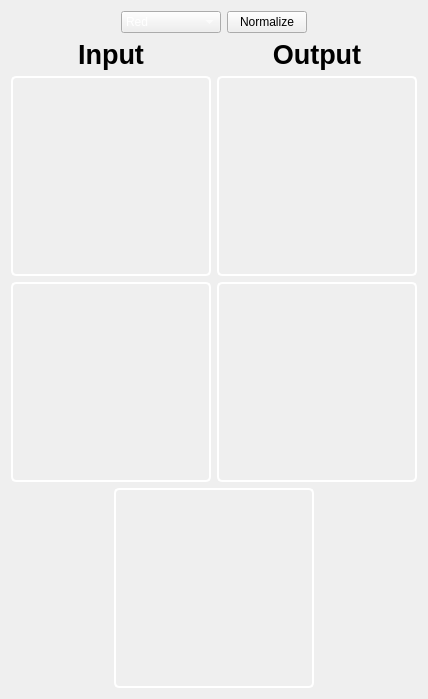
          <widget class="QWidget" name="tab_3">
           <attribute name="title">
            <string>Histogram</string>
           </attribute>
           <layout class="QVBoxLayout" name="verticalLayout_28">
            <item>
             <layout class="QHBoxLayout" name="horizontalLayout_23">
              <item>
               <spacer name="horizontalSpacer_6">
                <property name="orientation">
                 <enum>Qt::Horizontal</enum>
                </property>
                <property name="sizeHint" stdset="0">
                 <size>
                  <width>40</width>
                  <height>20</height>
                 </size>
                </property>
               </spacer>
              </item>
              <item>
               <widget class="QComboBox" name="boxRGB">
                <property name="sizePolicy">
                 <sizepolicy hsizetype="Fixed" vsizetype="Fixed">
                  <horstretch>0</horstretch>
                  <verstretch>0</verstretch>
                 </sizepolicy>
                </property>
                <property name="minimumSize">
                 <size>
                  <width>100</width>
                  <height>0</height>
                 </size>
                </property>
                <property name="maximumSize">
                 <size>
                  <width>16777215</width>
                  <height>25</height>
                 </size>
                </property>
                <property name="styleSheet">
                 <string notr="true">color: white;</string>
                </property>
                <item>
                 <property name="text">
                  <string>Red</string>
                 </property>
                </item>
                <item>
                 <property name="text">
                  <string>Green</string>
                 </property>
                </item>
                <item>
                 <property name="text">
                  <string>Blue</string>
                 </property>
                </item>
                <item>
                 <property name="text">
                  <string>Gray</string>
                 </property>
                </item>
               </widget>
              </item>
              <item>
               <widget class="QPushButton" name="btnNorm">
                <property name="sizePolicy">
                 <sizepolicy hsizetype="Fixed" vsizetype="Fixed">
                  <horstretch>0</horstretch>
                  <verstretch>0</verstretch>
                 </sizepolicy>
                </property>
                <property name="maximumSize">
                 <size>
                  <width>16777215</width>
                  <height>25</height>
                 </size>
                </property>
                <property name="text">
                 <string>Normalize</string>
                </property>
               </widget>
              </item>
              <item>
               <spacer name="horizontalSpacer_8">
                <property name="orientation">
                 <enum>Qt::Horizontal</enum>
                </property>
                <property name="sizeHint" stdset="0">
                 <size>
                  <width>40</width>
                  <height>20</height>
                 </size>
                </property>
               </spacer>
              </item>
             </layout>
            </item>
            <item>
             <layout class="QHBoxLayout" name="horizontalLayout_22">
              <item>
               <layout class="QVBoxLayout" name="verticalLayout_27">
                <item>
                 <widget class="QLabel" name="label_25">
                  <property name="styleSheet">
                   <string notr="true">font-size: 20pt;
font-weight: bold;
background: transparent;
</string>
                  </property>
                  <property name="text">
                   <string>Input</string>
                  </property>
                  <property name="alignment">
                   <set>Qt::AlignCenter</set>
                  </property>
                 </widget>
                </item>
                <item>
                 <widget class="QGraphicsView" name="graphicsView_10">
                  <property name="sizePolicy">
                   <sizepolicy hsizetype="Fixed" vsizetype="Fixed">
                    <horstretch>0</horstretch>
                    <verstretch>0</verstretch>
                   </sizepolicy>
                  </property>
                  <property name="minimumSize">
                   <size>
                    <width>200</width>
                    <height>200</height>
                   </size>
                  </property>
                  <property name="maximumSize">
                   <size>
                    <width>200</width>
                    <height>200</height>
                   </size>
                  </property>
                  <property name="styleSheet">
                   <string notr="true">QFrame {
    border: 2px solid white;
    border-radius: 5px; /* Optional: Add border radius for rounded corners */
	background: transparent;
}</string>
                  </property>
                 </widget>
                </item>
                <item>
                 <widget class="QGraphicsView" name="graphicsView_17">
                  <property name="sizePolicy">
                   <sizepolicy hsizetype="Fixed" vsizetype="Fixed">
                    <horstretch>0</horstretch>
                    <verstretch>0</verstretch>
                   </sizepolicy>
                  </property>
                  <property name="minimumSize">
                   <size>
                    <width>200</width>
                    <height>200</height>
                   </size>
                  </property>
                  <property name="maximumSize">
                   <size>
                    <width>200</width>
                    <height>200</height>
                   </size>
                  </property>
                  <property name="styleSheet">
                   <string notr="true">QFrame {
    border: 2px solid white;
    border-radius: 5px; /* Optional: Add border radius for rounded corners */
	background: transparent;
}</string>
                  </property>
                 </widget>
                </item>
               </layout>
              </item>
              <item>
               <layout class="QVBoxLayout" name="verticalLayout_26">
                <item>
                 <widget class="QLabel" name="label_24">
                  <property name="styleSheet">
                   <string notr="true">font-size: 20pt;
font-weight: bold;
background: transparent;
</string>
                  </property>
                  <property name="text">
                   <string>Output</string>
                  </property>
                  <property name="alignment">
                   <set>Qt::AlignCenter</set>
                  </property>
                 </widget>
                </item>
                <item>
                 <widget class="QGraphicsView" name="graphicsView_15">
                  <property name="sizePolicy">
                   <sizepolicy hsizetype="Fixed" vsizetype="Fixed">
                    <horstretch>0</horstretch>
                    <verstretch>0</verstretch>
                   </sizepolicy>
                  </property>
                  <property name="minimumSize">
                   <size>
                    <width>200</width>
                    <height>200</height>
                   </size>
                  </property>
                  <property name="maximumSize">
                   <size>
                    <width>200</width>
                    <height>200</height>
                   </size>
                  </property>
                  <property name="styleSheet">
                   <string notr="true">QFrame {
    border: 2px solid white;
    border-radius: 5px; /* Optional: Add border radius for rounded corners */
	background: transparent;
}</string>
                  </property>
                 </widget>
                </item>
                <item>
                 <widget class="QGraphicsView" name="graphicsView_16">
                  <property name="sizePolicy">
                   <sizepolicy hsizetype="Fixed" vsizetype="Fixed">
                    <horstretch>0</horstretch>
                    <verstretch>0</verstretch>
                   </sizepolicy>
                  </property>
                  <property name="minimumSize">
                   <size>
                    <width>200</width>
                    <height>200</height>
                   </size>
                  </property>
                  <property name="maximumSize">
                   <size>
                    <width>200</width>
                    <height>200</height>
                   </size>
                  </property>
                  <property name="styleSheet">
                   <string notr="true">QFrame {
    border: 2px solid white;
    border-radius: 5px; /* Optional: Add border radius for rounded corners */
	background: transparent;
}</string>
                  </property>
                 </widget>
                </item>
               </layout>
              </item>
             </layout>
            </item>
            <item>
             <layout class="QHBoxLayout" name="horizontalLayout_37">
              <item>
               <widget class="QGraphicsView" name="graphicsView_18">
                <property name="sizePolicy">
                 <sizepolicy hsizetype="Fixed" vsizetype="Fixed">
                  <horstretch>0</horstretch>
                  <verstretch>0</verstretch>
                 </sizepolicy>
                </property>
                <property name="minimumSize">
                 <size>
                  <width>200</width>
                  <height>200</height>
                 </size>
                </property>
                <property name="maximumSize">
                 <size>
                  <width>200</width>
                  <height>200</height>
                 </size>
                </property>
                <property name="styleSheet">
                 <string notr="true">QFrame {
    border: 2px solid white;
    border-radius: 5px; /* Optional: Add border radius for rounded corners */
	background: transparent;
}</string>
                </property>
               </widget>
              </item>
             </layout>
            </item>
           </layout>
          </widget>
